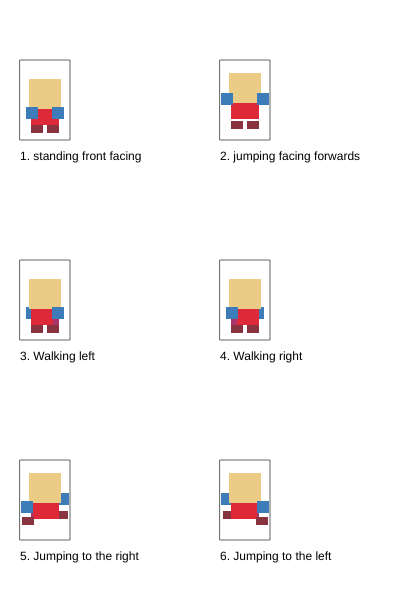
Frame 1 (no input)
Frame 60 (no input): identical to frame 1, image omitted
Frame 120 (the mouse pressed at the canvas centre since frame 60): identical to frame 1, image omitted

The p5.js sketch that drew this single still picture (run headless with seeded random() and noise() and a simulated clock; from frame 60 on, the mouse is pressed at the canvas centre):

// p5.js sketch
// ── sketch.js
/*

The Game Project

2 - Game character

Use p5 drawing functions such as rect, ellipse, line, triangle and
point to draw the different states of your game character.

Write the code so that your character appears inside the box for each
state.

IMPORTANT: For each box the variables gameChar_x & gameChar_y are set to the bottom
center of the box. You must combine these variables with arithmetic to
determine the position of each shape that you draw. This will later allow
you to adjust the position of your game character.

Each state is worth two marks:

//standing front facing = 2
//jumping facing forwards = 2
//walking left = 2
//walking right = 2
//jumping left and jumping right = 2

0 marks = not a reasonable attempt
1 mark = attempted but it lacks detail and you didn't use gameChar_x and gameChar_y correctly
2 marks = you've used a selction of shape functions and made consistent use of gameChar_x and gameChar_y

WARNING: Do not get too carried away. If you're character takes more than 5 lines
of code to draw then you've probably over done it.

** Only submit your sketch.js **

*/

var gameChar_x = 0;
var gameChar_y = 0;

function setup()
{
	createCanvas(400, 600);
}

function draw()
{
	background(255);

	//Standing, facing frontwards

	stroke(100);
	noFill();
	rect(20, 60, 50, 80);
	noStroke();
	fill(0);
	text("1. standing front facing", 20, 160);

	gameChar_x = 45;
	gameChar_y = 137;
	//Add your code here ...
	fill(color('#EACC86'))
	rect(gameChar_x - 16, gameChar_y - 58, 32, 30)//head
	fill(color('#DE2A38'))
	rect(gameChar_x - 14, gameChar_y - 28, 28, 16)//body
	fill(color('#3E7CB9'))
	rect(gameChar_x-6-13, gameChar_y-30,12,12)//left arm
	rect(gameChar_x - 6 + 13, gameChar_y - 30, 12, 12)//right arm
	fill(color('#893240'))
	rect(gameChar_x-6-8, gameChar_y-12,12,8)//left leg
	rect(gameChar_x-6+8, gameChar_y-12,12,8)//right leg

	//Jumping facing forwards
	stroke(100);
	noFill();
	rect(220, 60, 50, 80);
	noStroke();
	fill(0);
	text("2. jumping facing forwards", 220, 160);

	gameChar_x = 245;
	gameChar_y = 137;
	//Add your code here ...
	fill(color('#EACC86'))
	rect(gameChar_x - 16, gameChar_y - 58-6, 32, 30)//head
	fill(color('#DE2A38'))
	rect(gameChar_x - 14, gameChar_y - 28-6, 28, 16)//body
	fill(color('#3E7CB9'))
	rect(gameChar_x-6-18, gameChar_y-36-8,12,12)//left arm
	rect(gameChar_x - 6 + 18, gameChar_y - 36-8, 12, 12)//right arm
	fill(color('#893240'))
	rect(gameChar_x-6-8, gameChar_y-16,12,8)//left leg
	rect(gameChar_x-6+8, gameChar_y-16,12,8)//right leg


	//Walking, turned left
	stroke(100);
	noFill();
	rect(20, 260, 50, 80);
	noStroke();
	fill(0);
	text("3. Walking left", 20, 360);

	gameChar_x = 45;
	gameChar_y = 337;
	//Add your code here ...
	fill(color('#3E7CB9'))
	rect(gameChar_x - 6 - 13, gameChar_y - 30, 12, 12)//left arm	
	fill(color('#EACC86'))
	rect(gameChar_x - 16, gameChar_y - 58, 32, 30)//head
	fill(color('#DE2A38'))
	rect(gameChar_x - 14, gameChar_y - 28, 28, 16)//body
	fill(color('#3E7CB9'))
	rect(gameChar_x - 6 + 13, gameChar_y - 30, 12, 12)//right arm
	fill(color('#AA336B'))
	rect(gameChar_x-6+14, gameChar_y-18,6,6)//arm shadow
	fill(color('#893240'))
	rect(gameChar_x-6-8, gameChar_y-12,12,8)//left leg
	rect(gameChar_x-6+8, gameChar_y-12,12,8)//right leg

	//Walking, turned right
	stroke(100);
	noFill();
	rect(220, 260, 50, 80);
	noStroke();
	fill(0);
	text("4. Walking right", 220, 360);

	gameChar_x = 245;
	gameChar_y = 337;
	//Add your code here ...
	fill(color('#3E7CB9'))
	rect(gameChar_x - 6 + 13, gameChar_y - 30, 12, 12)//right arm
	fill(color('#EACC86'))
	rect(gameChar_x - 16, gameChar_y - 58, 32, 30)//head
	fill(color('#DE2A38'))
	rect(gameChar_x - 14, gameChar_y - 28, 28, 16)//body
	fill(color('#3E7CB9'))
	rect(gameChar_x-6-13, gameChar_y-30,12,12)//left arm	
	fill(color('#AA336B'))
	rect(gameChar_x-6-8, gameChar_y-18,6,6)//arm shadow
	fill(color('#893240'))
	rect(gameChar_x-6-8, gameChar_y-12,12,8)//left leg
	rect(gameChar_x-6+8, gameChar_y-12,12,8)//right leg

	//Jumping right
	stroke(100);
	noFill();
	rect(20, 460, 50, 80);
	noStroke();
	fill(0);
	text("5. Jumping to the right", 20, 560);

	gameChar_x = 45;
	gameChar_y = 537;
	//Add your code here ...
	fill(color('#3E7CB9'))
	rect(gameChar_x - 6 +18, gameChar_y - 36 - 8, 12, 12)//right arm
	fill(color('#893240'))
	rect(gameChar_x - 6 +17, gameChar_y - 16 - 10, 12, 8)//right leg
	fill(color('#EACC86'))
	rect(gameChar_x - 16, gameChar_y - 58-6, 32, 30)//head
	fill(color('#DE2A38'))
	rect(gameChar_x - 14, gameChar_y - 28 - 6, 28, 16)//body
	fill(color('#AA336B'))
	rect(gameChar_x-6-8, gameChar_y-18-6,2,6)//arm shadow
	fill(color('#3E7CB9'))
	rect(gameChar_x - 6 - 18, gameChar_y - 36, 12, 12)//left arm
	fill(color('#893240'))
	rect(gameChar_x-6-17, gameChar_y-20,12,8)//left leg


	//Jumping to the left
	stroke(100);
	noFill();
	rect(220, 460, 50, 80);
	noStroke();
	fill(0);
	text("6. Jumping to the left", 220, 560);

	gameChar_x = 245;
	gameChar_y = 537;
	//Add your code here ...
	fill(color('#3E7CB9'))
	rect(gameChar_x - 6 - 18, gameChar_y - 36 - 8, 12, 12)//left arm
	fill(color('#893240'))
	rect(gameChar_x - 6 - 8 - 8, gameChar_y - 16 - 10, 12, 8)//left leg
	fill(color('#EACC86'))
	rect(gameChar_x - 16, gameChar_y - 58-6, 32, 30)//head
	fill(color('#DE2A38'))
	rect(gameChar_x - 14, gameChar_y - 28 - 6, 28, 16)//body
	fill(color('#AA336B'))
	rect(gameChar_x-6+18, gameChar_y-18-6,2,6)//arm shadow
	fill(color('#3E7CB9'))
	rect(gameChar_x - 6 + 18, gameChar_y - 36, 12, 12)//right arm
	fill(color('#893240'))
	rect(gameChar_x-6+17, gameChar_y-20,12,8)//right leg

}
